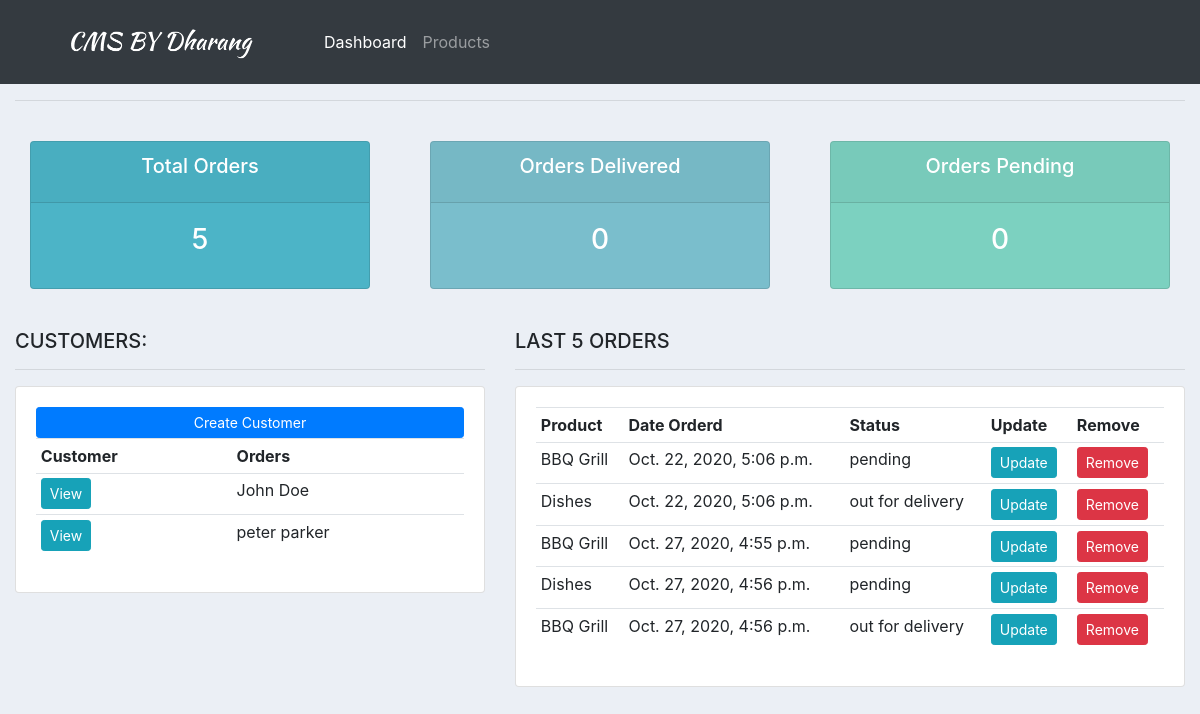
The page / on the database its author committed.
### accounts/models.py (models this page shows, shortened)
class Customer(models.Model):
    name = models.CharField(max_length=200,null=True)
    phone = models.CharField(max_length=200,null=True)
    email = models.CharField(max_length=200,null=True)
    date_created = models.DateTimeField(auto_now_add=True)

class Orders(models.Model):
    STATUS = (
        ('pending','pending'),
        ('out for delivery','out for delivery'),
        ('delivered','delivered'),
             )
    customer = models.ForeignKey(Customer,on_delete=models.SET_NULL,null=True)
    product = models.ForeignKey(Products,on_delete=models.SET_NULL,null=True)
    date_created = models.DateTimeField(auto_now_add=True)
    status = models.CharField(max_length=200,null=True,choices=STATUS)

class Products(models.Model):
    CATAGORY = (
        ('Indoor','Indoor'),
        ('Outdoor','Outdoor'),
                )
    name = models.CharField(max_length=200,null=True)
    category = models.CharField(max_length=200,null=True,choices=CATAGORY)
    price = models.FloatField(null=True)
    description = models.CharField(max_length=200,null=True,blank=True)
    date_created = models.DateTimeField(auto_now_add=True)
    tags = models.ManyToManyField(Tag)
    def __str__(self):
        return self.name

### accounts/views.py (the view)
# urls.py: path('', views.home, name='home' ),
def home(request):
    customer = Customer.objects.all()
    order = Orders.objects.all()
    total_orders = order.count()
    total_delivered = order.filter(status='Delivered').count()
    total_pending = order.filter(status='Pending').count()
    context = { 'customer': customer,'order':order, 'total_orders': total_orders, 'total_delivered':total_delivered,'total_pending':total_pending }
    return render(request, 'accounts/dashboard.html', context)

### accounts/templates/accounts/dashboard.html
{% extends 'accounts/main.html' %}
{% block content%}
{%  include 'accounts/status.html' %}
<br>
<div class="row">
	<div class="col-md-5">
		<h5>CUSTOMERS:</h5>
		<hr>
		<div class="card card-body">
			<a class="btn btn-primary  btn-sm btn-block" href="">Create Customer</a>
			<table class="table table-sm">
				<tr>
					<th>Customer</th>
					<th>Orders</th>
				</tr>
				{% for i in customer %}
					<tr>
						<td><a class="btn btn-sm btn-info" href="{% url 'customer' i.id %}">View</a></td>
						<td>{{i.name}}</td>
					</tr>
				{% endfor %}
			</table>
		</div>
	</div>
	<div class="col-md-7">
		<h5>LAST 5 ORDERS</h5>
		<hr>
		<div class="card card-body">
			<table class="table table-sm">
				<tr>
					<th>Product</th>
					<th>Date Orderd</th>
					<th>Status</th>
					<th>Update</th>
					<th>Remove</th>
				</tr>
				{% for i in order %}
					<tr>
						<td>{{i.product}}</td>
						<td>{{i.date_created}}</td>
						<td>{{i.status}}</td>
						<td><a class="btn btn-sm btn-info" href="{% url 'update_order' i.id %}">Update</a></td>
						<td><a class="btn btn-sm btn-danger" href="{% url 'delete_order' i.id %}">Remove</a></td>
					</tr>
				{% endfor %}
			</table>
		</div>
	</div>
</div>
{% endblock %}

### static/css/main.css (style rules this page uses)
body { background-color: #ebeff5; }

### rows shown on the page
Customer: name "John Doe"
Customer: name "peter parker"
Orders: product "BBQ Grill", date_created "Oct. 22, 2020, 5:06 p.m.", status "pending"
Orders: product "Dishes", date_created "Oct. 22, 2020, 5:06 p.m.", status "out for delivery"
Orders: product "BBQ Grill", date_created "Oct. 27, 2020, 4:55 p.m.", status "pending"
Orders: product "Dishes", date_created "Oct. 27, 2020, 4:56 p.m.", status "pending"
Orders: product "BBQ Grill", date_created "Oct. 27, 2020, 4:56 p.m.", status "out for delivery"

### other values the page prints
{{ total_orders }} "5"
{{ total_delivered }} "0"
{{ total_pending }} "0"
